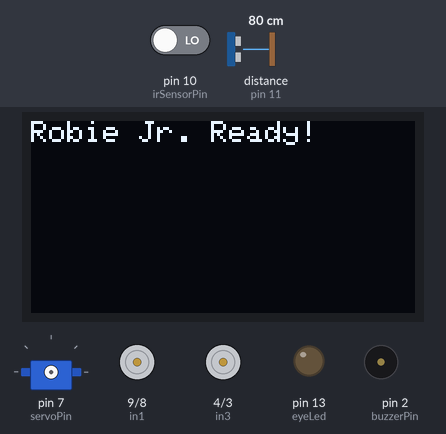
Simulated run of this sketch. Board: Arduino Uno, built with avr-gcc and run on an emulated ATmega328P. On the bench: 128×64 one-colour display, servo, motor-driver pin pairs drawn as motors (green arrow = first pin HIGH = forward, orange = second pin HIGH = backward, longer = more drive, scaled by the enable pin), output pins drawn as LEDs (lit = HIGH), buzzer (waves = sounding). Wiring (inferred from the names in the program): ultrasonic range finder: trigger pin 12; echo pin 11. Inputs (shaded band) come from the test bench; at power-on: pin 10 (irSensorPin) LOW, distance to the obstacle (sensor on pin 11) 80 cm. The echo pulse lasts 58.3 µs per cm; pins used as bus, display or sensor lines are not drawn.

Above: at 0.6 s.
At 3.2 s:
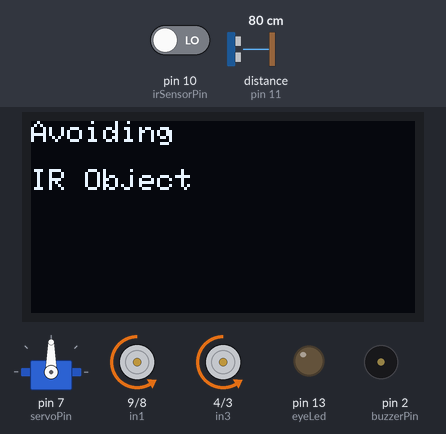
3.3 s: pin 10 (irSensorPin) driven HIGH
At 5.2 s:
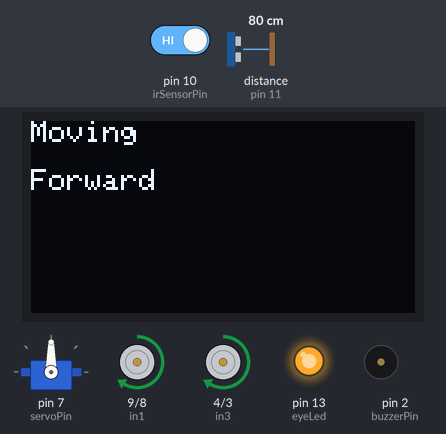
5.9 s: distance to the obstacle (sensor on pin 11) set to 23 cm
8.5 s: distance to the obstacle (sensor on pin 11) set to 19 cm
At 8.69 s:
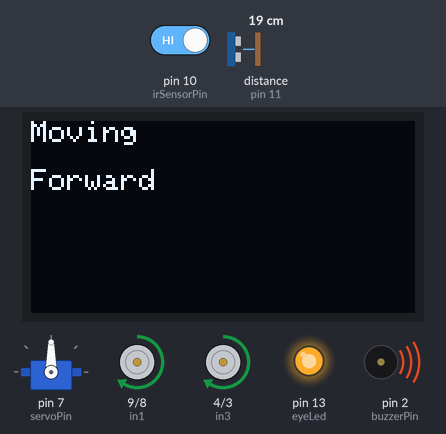
11.9 s: distance to the obstacle (sensor on pin 11) set to 17 cm
14.5 s: distance to the obstacle (sensor on pin 11) set to 13 cm
At 16.3 s:
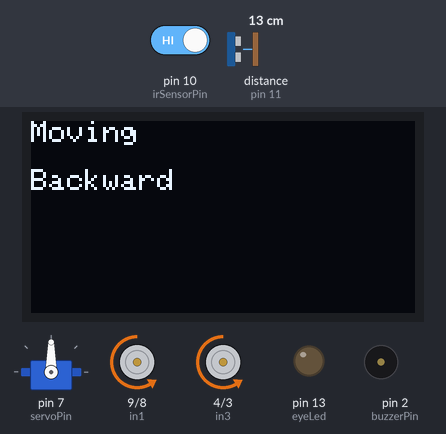
18.4 s: pin 10 (irSensorPin) driven LOW
At 19.9 s:
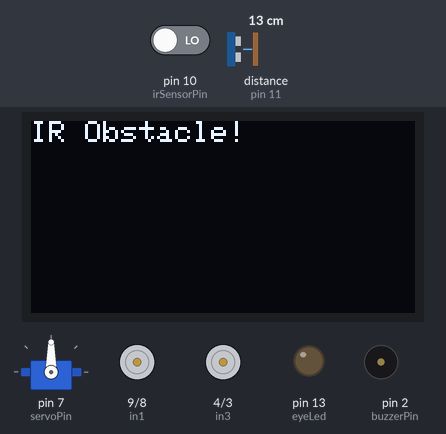
Timing chart, 0 to 25.3 s (numbered marks = the images above; inputs shaded):
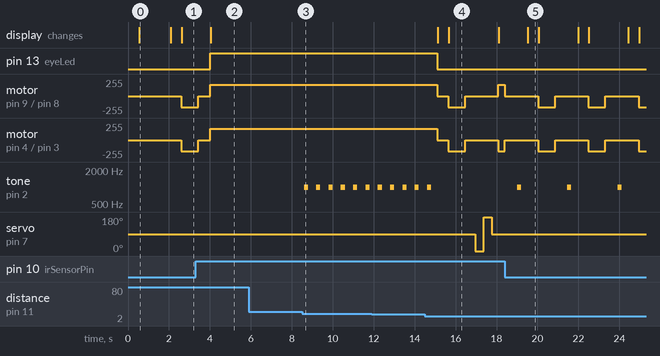

Measured:
- the behaviour switches between 21 and 20 cm on distance to the obstacle (sensor on pin 11) (found by bisection; images 2 and 3)
- the behaviour switches between 16 and 15 cm on distance to the obstacle (sensor on pin 11) (found by bisection; images 3 and 4)
- after the input at 3.3 s, pin 13 (eyeLed): LOW → HIGH after 0.73 s; the display: changes after 0.75 s (image 2)
- after the input at 5.9 s, every drawn part: stays the same
- after the input at 8.5 s, tone on pin 2 (buzzerPin): alternates 1000 Hz for 0.20 s and silent for 0.40 s, starting after 0.10 s
- after the input at 14.5 s, pin 13 (eyeLed): HIGH → LOW after 0.61 s; motor on pin 9 (in1) / pin 8 (in2): forward 170/255 → stopped after 0.61 s, → backward 170/255 0.53 s later, → stopped 0.83 s later, → forward 170/255 1.6 s later, … (5 changes in this stretch)
- after the input at 18.4 s, tone on pin 2 (buzzerPin): alternates 1000 Hz for 0.20 s and silent for 2.3 s, starting after 3.1 s; servo on pin 7 (servoPin): stays 90° (without the input it goes to 0° after 3.0 s); the display: changes after 1.1 s (image 5)
- what the display in image 0 shows lasts 1.5 s, from 0.6 s to 2.1 s

The sketch:

RobieJr_oled_polished.ino
```cpp
// --- Libraries ---
// Servo library to control the ultrasonic sensor's servo motor
#include <Servo.h>

// OLED display libraries
#include <Wire.h>
#include <Adafruit_GFX.h>
#include <Adafruit_SSD1306.h>

// --- OLED Settings ---
#define SCREEN_WIDTH 128        // OLED width in pixels
#define SCREEN_HEIGHT 64        // OLED height in pixels
#define OLED_RESET -1           // No reset pin used
Adafruit_SSD1306 display(SCREEN_WIDTH, SCREEN_HEIGHT, &Wire, OLED_RESET);

// --- Motor A Pins (Left motor) ---
const int enA = 6;              // PWM speed control for Motor A
const int in1 = 9;              // Direction control pin 1
const int in2 = 8;              // Direction control pin 2

// --- Motor B Pins (Right motor) ---
const int enB = 5;              // PWM speed control for Motor B
const int in3 = 4;              // Direction control pin 1
const int in4 = 3;              // Direction control pin 2

// --- Ultrasonic Sensor Pins ---
const int trigPin = 12;         // Ultrasonic trigger
const int echoPin = 11;         // Ultrasonic echo return

// --- Servo Motor ---
const int servoPin = 7;         // Controls ultrasonic scanning servo
Servo scanner;                  // Servo instance

// --- Buzzer ---
const int buzzerPin = 2;        // Output pin for buzzer

// --- IR Obstacle Sensor ---
const int irSensorPin = 10;     // Digital output pin from IR sensor (LOW = obstacle)

// --- LED Eye ---
const int eyeLed = 13;          // LED to simulate Robie Jr.'s "eye"

// --- Setup ---
void setup() {
  delay(500); // Allow power rails to stabilize

  // --- Pin Modes ---
  pinMode(eyeLed, OUTPUT);
  pinMode(enA, OUTPUT);
  pinMode(in1, OUTPUT);
  pinMode(in2, OUTPUT);
  pinMode(enB, OUTPUT);
  pinMode(in3, OUTPUT);
  pinMode(in4, OUTPUT);
  pinMode(trigPin, OUTPUT);
  pinMode(echoPin, INPUT);
  pinMode(buzzerPin, OUTPUT);
  pinMode(irSensorPin, INPUT);  // IR sensor input

  // --- OLED Initialization ---
  if (!display.begin(SSD1306_SWITCHCAPVCC, 0x3C)) {
    Serial.println(F("SSD1306 allocation failed"));
    for (;;); // Freeze if OLED not found
  }

  display.clearDisplay();
  display.setTextSize(1);
  display.setTextColor(SSD1306_WHITE);
  display.setCursor(0, 0);
  display.println("Robie Jr. Ready!");
  display.display();
  delay(1500);
  display.clearDisplay();

  // --- Attach Servo ---
  scanner.attach(servoPin);

  // --- Set Initial Motor Speed ---
  setMotorSpeed(170, 170);
}

// --- Main Loop ---
void loop() {
  long distance = readDistance();                    // Measure ultrasonic distance
  bool irObstacle = digitalRead(irSensorPin) == LOW; // IR sensor detects line (LOW = object detected)

  controlBuzzer(distance);  // Buzzer sound logic based on distance

  // --- IR Obstacle Detected (priority) ---
  if (irObstacle) {
    stopMotors();
    lcdStatus("IR Obstacle!", "");
    delay(500);
    moveBackward();
    lcdStatus("Avoiding", "IR Object");
    delay(800);
    stopMotors();
    delay(500);
  }

  // --- Ultrasonic Obstacle Avoidance ---
  else if (distance > 0 && distance < 15) {
    stopMotors();
    lcdStatus("Obstacle!", "");
    delay(500);
    moveBackward();
    lcdStatus("Moving", "Backward");
    delay(800);
    stopMotors();
    delay(500);
    String direction = scanAndChooseDirection();  // Scan left and right
    if (direction == "LEFT") {
      turnLeft();
      lcdStatus("Turning", "Left");
      delay(300);
    } else {
      turnRight();
      lcdStatus("Turning", "Right");
      delay(300);
    }
    stopMotors();
    delay(500);
  }

  // --- Move Forward ---
  else {
    moveForward();
    lcdStatus("Moving", "Forward");
  }

  delay(100); // Short delay between loops
}

// --- Motor Speed Control ---
void setMotorSpeed(int speedA, int speedB) {
  analogWrite(enA, speedA);
  analogWrite(enB, speedB);
}

// --- Ultrasonic Distance Reading ---
long readDistance() {
  digitalWrite(trigPin, LOW);  delayMicroseconds(2);
  digitalWrite(trigPin, HIGH); delayMicroseconds(10);
  digitalWrite(trigPin, LOW);
  long duration = pulseIn(echoPin, HIGH);
  return duration * 0.034 / 2;  // Convert to cm
}

// --- Buzzer Logic Based on Distance ---
void controlBuzzer(long distance) {
  if (distance > 0 && distance < 5) {
    tone(buzzerPin, 1000);
  } else if (distance >= 5 && distance < 10) {
    tone(buzzerPin, 1000); delay(100); noTone(buzzerPin); delay(100);
  } else if (distance >= 10 && distance < 20) {
    tone(buzzerPin, 1000); delay(200); noTone(buzzerPin); delay(300);
  } else {
    noTone(buzzerPin);
  }
}

// --- Smart Scanning with Servo ---
String scanAndChooseDirection() {
  long leftDist, rightDist;

  scanner.write(0);   // Look right
  delay(400);
  rightDist = readDistance();

  scanner.write(190); // Look left
  delay(400);
  leftDist = readDistance();

  scanner.write(90);  // Return to center
  delay(300);

  return (rightDist > leftDist) ? "RIGHT" : "LEFT";
}

// --- Motor Movement Controls ---
void moveForward() {
  digitalWrite(in1, HIGH); digitalWrite(in2, LOW);
  digitalWrite(in3, HIGH); digitalWrite(in4, LOW);
  digitalWrite(eyeLed, HIGH);  // Eye ON
}

void moveBackward() {
  digitalWrite(in1, LOW); digitalWrite(in2, HIGH);
  digitalWrite(in3, LOW); digitalWrite(in4, HIGH);
  digitalWrite(eyeLed, LOW);   // Eye OFF
}

void turnRight() {
  digitalWrite(in1, LOW); digitalWrite(in2, HIGH);
  digitalWrite(in3, HIGH); digitalWrite(in4, LOW);
  digitalWrite(eyeLed, LOW);
}

void turnLeft() {
  digitalWrite(in1, HIGH); digitalWrite(in2, LOW);
  digitalWrite(in3, LOW); digitalWrite(in4, HIGH);
  digitalWrite(eyeLed, LOW);
}

void stopMotors() {
  digitalWrite(in1, LOW); digitalWrite(in2, LOW);
  digitalWrite(in3, LOW); digitalWrite(in4, LOW);
  digitalWrite(eyeLed, LOW);
}

// --- OLED Display Status Function ---
void lcdStatus(String line1, String line2) {
  static String lastLine1 = "";
  static String lastLine2 = "";

  if (line1 != lastLine1 || line2 != lastLine2) {
    display.clearDisplay();
    display.setCursor(0, 0);
    display.println(line1);
    display.setCursor(0, 16);
    display.println(line2);
    display.display();
    lastLine1 = line1;
    lastLine2 = line2;
  }
}

// --- Optional: LED Blink Effect for Personality ---
void blinkEye(int times) {
  for (int i = 0; i < times; i++) {
    digitalWrite(eyeLed, HIGH); delay(150);
    digitalWrite(eyeLed, LOW);  delay(150);
  }
}
```
